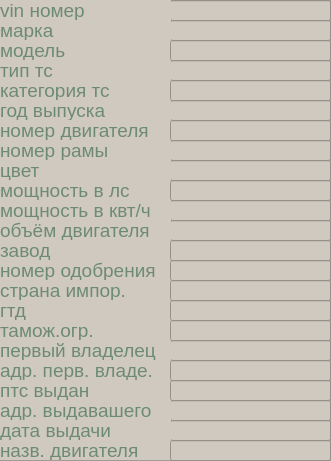
   <widget class="QFrame" name="frame_4">
    <property name="geometry">
     <rect>
      <x>390</x>
      <y>100</y>
      <width>331</width>
      <height>461</height>
     </rect>
    </property>
    <property name="styleSheet">
     <string notr="true">background-color: rgb(208, 201, 192);</string>
    </property>
    <property name="frameShape">
     <enum>QFrame::StyledPanel</enum>
    </property>
    <property name="frameShadow">
     <enum>QFrame::Raised</enum>
    </property>
    <widget class="QLineEdit" name="marka_line">
     <property name="geometry">
      <rect>
       <x>170</x>
       <y>20</y>
       <width>161</width>
       <height>21</height>
      </rect>
     </property>
     <property name="font">
      <font>
       <family>Arial</family>
       <pointsize>14</pointsize>
      </font>
     </property>
     <property name="styleSheet">
      <string notr="true">color: rgb(109, 139, 116);</string>
     </property>
    </widget>
    <widget class="QLineEdit" name="adress_of_issued_by_line">
     <property name="geometry">
      <rect>
       <x>170</x>
       <y>400</y>
       <width>161</width>
       <height>21</height>
      </rect>
     </property>
     <property name="font">
      <font>
       <family>Arial</family>
       <pointsize>14</pointsize>
      </font>
     </property>
     <property name="styleSheet">
      <string notr="true">color: rgb(109, 139, 116);</string>
     </property>
    </widget>
    <widget class="QLineEdit" name="shassi_number_line">
     <property name="geometry">
      <rect>
       <x>170</x>
       <y>140</y>
       <width>161</width>
       <height>21</height>
      </rect>
     </property>
     <property name="font">
      <font>
       <family>Arial</family>
       <pointsize>14</pointsize>
      </font>
     </property>
     <property name="styleSheet">
      <string notr="true">color: rgb(109, 139, 116);</string>
     </property>
    </widget>
    <widget class="QLabel" name="login_lable_22">
     <property name="geometry">
      <rect>
       <x>0</x>
       <y>180</y>
       <width>171</width>
       <height>20</height>
      </rect>
     </property>
     <property name="font">
      <font>
       <family>Arial</family>
       <pointsize>14</pointsize>
      </font>
     </property>
     <property name="styleSheet">
      <string notr="true">color: rgb(109, 139, 116);</string>
     </property>
     <property name="text">
      <string>мощность в лс</string>
     </property>
    </widget>
    <widget class="QLineEdit" name="year_of_isse_line">
     <property name="geometry">
      <rect>
       <x>170</x>
       <y>100</y>
       <width>161</width>
       <height>21</height>
      </rect>
     </property>
     <property name="font">
      <font>
       <family>Arial</family>
       <pointsize>14</pointsize>
      </font>
     </property>
     <property name="styleSheet">
      <string notr="true">color: rgb(109, 139, 116);</string>
     </property>
    </widget>
    <widget class="QLineEdit" name="vin_number_line">
     <property name="geometry">
      <rect>
       <x>170</x>
       <y>0</y>
       <width>161</width>
       <height>21</height>
      </rect>
     </property>
     <property name="font">
      <font>
       <family>Arial</family>
       <pointsize>14</pointsize>
      </font>
     </property>
     <property name="styleSheet">
      <string notr="true">color: rgb(109, 139, 116);</string>
     </property>
    </widget>
    <widget class="QLabel" name="login_lable_18">
     <property name="geometry">
      <rect>
       <x>0</x>
       <y>0</y>
       <width>171</width>
       <height>20</height>
      </rect>
     </property>
     <property name="font">
      <font>
       <family>Arial</family>
       <pointsize>14</pointsize>
      </font>
     </property>
     <property name="styleSheet">
      <string notr="true">color: rgb(109, 139, 116);</string>
     </property>
     <property name="text">
      <string>vin номер</string>
     </property>
    </widget>
    <widget class="QLabel" name="login_lable_32">
     <property name="geometry">
      <rect>
       <x>0</x>
       <y>240</y>
       <width>171</width>
       <height>20</height>
      </rect>
     </property>
     <property name="font">
      <font>
       <family>Arial</family>
       <pointsize>14</pointsize>
      </font>
     </property>
     <property name="styleSheet">
      <string notr="true">color: rgb(109, 139, 116);</string>
     </property>
     <property name="text">
      <string>завод</string>
     </property>
    </widget>
    <widget class="QLabel" name="login_lable_37">
     <property name="geometry">
      <rect>
       <x>0</x>
       <y>260</y>
       <width>171</width>
       <height>20</height>
      </rect>
     </property>
     <property name="font">
      <font>
       <family>Arial</family>
       <pointsize>14</pointsize>
      </font>
     </property>
     <property name="styleSheet">
      <string notr="true">color: rgb(109, 139, 116);</string>
     </property>
     <property name="text">
      <string>номер одобрения</string>
     </property>
    </widget>
    <widget class="QLineEdit" name="engine_size_line">
     <property name="geometry">
      <rect>
       <x>170</x>
       <y>220</y>
       <width>161</width>
       <height>21</height>
      </rect>
     </property>
     <property name="font">
      <font>
       <family>Arial</family>
       <pointsize>14</pointsize>
      </font>
     </property>
     <property name="styleSheet">
      <string notr="true">color: rgb(109, 139, 116);</string>
     </property>
    </widget>
    <widget class="QLabel" name="login_lable_25">
     <property name="geometry">
      <rect>
       <x>0</x>
       <y>40</y>
       <width>171</width>
       <height>20</height>
      </rect>
     </property>
     <property name="font">
      <font>
       <family>Arial</family>
       <pointsize>14</pointsize>
      </font>
     </property>
     <property name="styleSheet">
      <string notr="true">color: rgb(109, 139, 116);</string>
     </property>
     <property name="text">
      <string>модель</string>
     </property>
    </widget>
    <widget class="QLineEdit" name="color_line">
     <property name="geometry">
      <rect>
       <x>170</x>
       <y>160</y>
       <width>161</width>
       <height>21</height>
      </rect>
     </property>
     <property name="font">
      <font>
       <family>Arial</family>
       <pointsize>14</pointsize>
      </font>
     </property>
     <property name="styleSheet">
      <string notr="true">color: rgb(109, 139, 116);</string>
     </property>
    </widget>
    <widget class="QLabel" name="login_lable_35">
     <property name="geometry">
      <rect>
       <x>0</x>
       <y>300</y>
       <width>171</width>
       <height>20</height>
      </rect>
     </property>
     <property name="font">
      <font>
       <family>Arial</family>
       <pointsize>14</pointsize>
      </font>
     </property>
     <property name="styleSheet">
      <string notr="true">color: rgb(109, 139, 116);</string>
     </property>
     <property name="text">
      <string>гтд</string>
     </property>
    </widget>
    <widget class="QLabel" name="login_lable_24">
     <property name="geometry">
      <rect>
       <x>0</x>
       <y>80</y>
       <width>171</width>
       <height>20</height>
      </rect>
     </property>
     <property name="font">
      <font>
       <family>Arial</family>
       <pointsize>14</pointsize>
      </font>
     </property>
     <property name="styleSheet">
      <string notr="true">color: rgb(109, 139, 116);</string>
     </property>
     <property name="text">
      <string>категория тс</string>
     </property>
    </widget>
    <widget class="QLabel" name="login_lable_29">
     <property name="geometry">
      <rect>
       <x>0</x>
       <y>380</y>
       <width>171</width>
       <height>20</height>
      </rect>
     </property>
     <property name="font">
      <font>
       <family>Arial</family>
       <pointsize>14</pointsize>
      </font>
     </property>
     <property name="styleSheet">
      <string notr="true">color: rgb(109, 139, 116);</string>
     </property>
     <property name="text">
      <string>птс выдан</string>
     </property>
    </widget>
    <widget class="QLineEdit" name="approval_number_line">
     <property name="geometry">
      <rect>
       <x>170</x>
       <y>260</y>
       <width>161</width>
       <height>21</height>
      </rect>
     </property>
     <property name="font">
      <font>
       <family>Arial</family>
       <pointsize>14</pointsize>
      </font>
     </property>
     <property name="styleSheet">
      <string notr="true">color: rgb(109, 139, 116);</string>
     </property>
    </widget>
    <widget class="QLineEdit" name="power_horse_line">
     <property name="geometry">
      <rect>
       <x>170</x>
       <y>180</y>
       <width>161</width>
       <height>21</height>
      </rect>
     </property>
     <property name="font">
      <font>
       <family>Arial</family>
       <pointsize>14</pointsize>
      </font>
     </property>
     <property name="styleSheet">
      <string notr="true">color: rgb(109, 139, 116);</string>
     </property>
    </widget>
    <widget class="QLabel" name="login_lable_19">
     <property name="geometry">
      <rect>
       <x>0</x>
       <y>20</y>
       <width>171</width>
       <height>20</height>
      </rect>
     </property>
     <property name="font">
      <font>
       <family>Arial</family>
       <pointsize>14</pointsize>
      </font>
     </property>
     <property name="styleSheet">
      <string notr="true">color: rgb(109, 139, 116);</string>
     </property>
     <property name="text">
      <string>марка</string>
     </property>
    </widget>
    <widget class="QLineEdit" name="car_type_line">
     <property name="geometry">
      <rect>
       <x>170</x>
       <y>60</y>
       <width>161</width>
       <height>21</height>
      </rect>
     </property>
     <property name="font">
      <font>
       <family>Arial</family>
       <pointsize>14</pointsize>
      </font>
     </property>
     <property name="styleSheet">
      <string notr="true">color: rgb(109, 139, 116);</string>
     </property>
    </widget>
    <widget class="QLabel" name="login_lable_40">
     <property name="geometry">
      <rect>
       <x>0</x>
       <y>400</y>
       <width>171</width>
       <height>20</height>
      </rect>
     </property>
     <property name="font">
      <font>
       <family>Arial</family>
       <pointsize>14</pointsize>
      </font>
     </property>
     <property name="styleSheet">
      <string notr="true">color: rgb(109, 139, 116);</string>
     </property>
     <property name="text">
      <string>адр. выдавашего</string>
     </property>
    </widget>
    <widget class="QLabel" name="login_lable_34">
     <property name="geometry">
      <rect>
       <x>0</x>
       <y>320</y>
       <width>171</width>
       <height>20</height>
      </rect>
     </property>
     <property name="font">
      <font>
       <family>Arial</family>
       <pointsize>14</pointsize>
      </font>
     </property>
     <property name="styleSheet">
      <string notr="true">color: rgb(109, 139, 116);</string>
     </property>
     <property name="text">
      <string>тамож.огр.</string>
     </property>
    </widget>
    <widget class="QLineEdit" name="date_of_isse_line">
     <property name="geometry">
      <rect>
       <x>170</x>
       <y>420</y>
       <width>161</width>
       <height>21</height>
      </rect>
     </property>
     <property name="font">
      <font>
       <family>Arial</family>
       <pointsize>14</pointsize>
      </font>
     </property>
     <property name="styleSheet">
      <string notr="true">color: rgb(109, 139, 116);</string>
     </property>
    </widget>
    <widget class="QLabel" name="login_lable_39">
     <property name="geometry">
      <rect>
       <x>0</x>
       <y>420</y>
       <width>171</width>
       <height>20</height>
      </rect>
     </property>
     <property name="font">
      <font>
       <family>Arial</family>
       <pointsize>14</pointsize>
      </font>
     </property>
     <property name="styleSheet">
      <string notr="true">color: rgb(109, 139, 116);</string>
     </property>
     <property name="text">
      <string>дата выдачи</string>
     </property>
    </widget>
    <widget class="QLabel" name="login_lable_20">
     <property name="geometry">
      <rect>
       <x>0</x>
       <y>120</y>
       <width>171</width>
       <height>20</height>
      </rect>
     </property>
     <property name="font">
      <font>
       <family>Arial</family>
       <pointsize>14</pointsize>
      </font>
     </property>
     <property name="styleSheet">
      <string notr="true">color: rgb(109, 139, 116);</string>
     </property>
     <property name="text">
      <string>номер двигателя</string>
     </property>
    </widget>
    <widget class="QLineEdit" name="issued_by_line">
     <property name="geometry">
      <rect>
       <x>170</x>
       <y>380</y>
       <width>161</width>
       <height>21</height>
      </rect>
     </property>
     <property name="font">
      <font>
       <family>Arial</family>
       <pointsize>14</pointsize>
      </font>
     </property>
     <property name="styleSheet">
      <string notr="true">color: rgb(109, 139, 116);</string>
     </property>
    </widget>
    <widget class="QLabel" name="login_lable_31">
     <property name="geometry">
      <rect>
       <x>0</x>
       <y>360</y>
       <width>171</width>
       <height>20</height>
      </rect>
     </property>
     <property name="font">
      <font>
       <family>Arial</family>
       <pointsize>14</pointsize>
      </font>
     </property>
     <property name="styleSheet">
      <string notr="true">color: rgb(109, 139, 116);</string>
     </property>
     <property name="text">
      <string>адр. перв. владе.</string>
     </property>
    </widget>
    <widget class="QLineEdit" name="model_line">
     <property name="geometry">
      <rect>
       <x>170</x>
       <y>40</y>
       <width>161</width>
       <height>21</height>
      </rect>
     </property>
     <property name="font">
      <font>
       <family>Arial</family>
       <pointsize>14</pointsize>
      </font>
     </property>
     <property name="styleSheet">
      <string notr="true">color: rgb(109, 139, 116);</string>
     </property>
    </widget>
    <widget class="QLabel" name="login_lable_36">
     <property name="geometry">
      <rect>
       <x>0</x>
       <y>280</y>
       <width>171</width>
       <height>20</height>
      </rect>
     </property>
     <property name="font">
      <font>
       <family>Arial</family>
       <pointsize>14</pointsize>
      </font>
     </property>
     <property name="styleSheet">
      <string notr="true">color: rgb(109, 139, 116);</string>
     </property>
     <property name="text">
      <string>страна импор.</string>
     </property>
    </widget>
    <widget class="QLabel" name="login_lable_21">
     <property name="geometry">
      <rect>
       <x>0</x>
       <y>100</y>
       <width>171</width>
       <height>20</height>
      </rect>
     </property>
     <property name="font">
      <font>
       <family>Arial</family>
       <pointsize>14</pointsize>
      </font>
     </property>
     <property name="styleSheet">
      <string notr="true">color: rgb(109, 139, 116);</string>
     </property>
     <property name="text">
      <string>год выпуска</string>
     </property>
    </widget>
    <widget class="QLineEdit" name="country_of_import_line">
     <property name="geometry">
      <rect>
       <x>170</x>
       <y>280</y>
       <width>161</width>
       <height>21</height>
      </rect>
     </property>
     <property name="font">
      <font>
       <family>Arial</family>
       <pointsize>14</pointsize>
      </font>
     </property>
     <property name="styleSheet">
      <string notr="true">color: rgb(109, 139, 116);</string>
     </property>
    </widget>
    <widget class="QLabel" name="login_lable_27">
     <property name="geometry">
      <rect>
       <x>0</x>
       <y>140</y>
       <width>171</width>
       <height>20</height>
      </rect>
     </property>
     <property name="font">
      <font>
       <family>Arial</family>
       <pointsize>14</pointsize>
      </font>
     </property>
     <property name="styleSheet">
      <string notr="true">color: rgb(109, 139, 116);</string>
     </property>
     <property name="text">
      <string>номер рамы</string>
     </property>
    </widget>
    <widget class="QLabel" name="login_lable_26">
     <property name="geometry">
      <rect>
       <x>0</x>
       <y>160</y>
       <width>171</width>
       <height>20</height>
      </rect>
     </property>
     <property name="font">
      <font>
       <family>Arial</family>
       <pointsize>14</pointsize>
      </font>
     </property>
     <property name="styleSheet">
      <string notr="true">color: rgb(109, 139, 116);</string>
     </property>
     <property name="text">
      <string>цвет</string>
     </property>
    </widget>
    <widget class="QLineEdit" name="first_owner_line">
     <property name="geometry">
      <rect>
       <x>170</x>
       <y>340</y>
       <width>161</width>
       <height>21</height>
      </rect>
     </property>
     <property name="font">
      <font>
       <family>Arial</family>
       <pointsize>14</pointsize>
      </font>
     </property>
     <property name="styleSheet">
      <string notr="true">color: rgb(109, 139, 116);</string>
     </property>
    </widget>
    <widget class="QLineEdit" name="engine_number_line">
     <property name="geometry">
      <rect>
       <x>170</x>
       <y>120</y>
       <width>161</width>
       <height>21</height>
      </rect>
     </property>
     <property name="font">
      <font>
       <family>Arial</family>
       <pointsize>14</pointsize>
      </font>
     </property>
     <property name="styleSheet">
      <string notr="true">color: rgb(109, 139, 116);</string>
     </property>
    </widget>
    <widget class="QLineEdit" name="poewer_kwt_line">
     <property name="geometry">
      <rect>
       <x>170</x>
       <y>200</y>
       <width>161</width>
       <height>21</height>
      </rect>
     </property>
     <property name="font">
      <font>
       <family>Arial</family>
       <pointsize>14</pointsize>
      </font>
     </property>
     <property name="styleSheet">
      <string notr="true">color: rgb(109, 139, 116);</string>
     </property>
    </widget>
    <widget class="QLineEdit" name="restrictions_line">
     <property name="geometry">
      <rect>
       <x>170</x>
       <y>320</y>
       <width>161</width>
       <height>21</height>
      </rect>
     </property>
     <property name="font">
      <font>
       <family>Arial</family>
       <pointsize>14</pointsize>
      </font>
     </property>
     <property name="styleSheet">
      <string notr="true">color: rgb(109, 139, 116);</string>
     </property>
    </widget>
    <widget class="QLineEdit" name="adsress_of_first_owner_line">
     <property name="geometry">
      <rect>
       <x>170</x>
       <y>360</y>
       <width>161</width>
       <height>21</height>
      </rect>
     </property>
     <property name="font">
      <font>
       <family>Arial</family>
       <pointsize>14</pointsize>
      </font>
     </property>
     <property name="styleSheet">
      <string notr="true">color: rgb(109, 139, 116);</string>
     </property>
    </widget>
    <widget class="QLineEdit" name="category_line">
     <property name="geometry">
      <rect>
       <x>170</x>
       <y>80</y>
       <width>161</width>
       <height>21</height>
      </rect>
     </property>
     <property name="font">
      <font>
       <family>Arial</family>
       <pointsize>14</pointsize>
      </font>
     </property>
     <property name="styleSheet">
      <string notr="true">color: rgb(109, 139, 116);</string>
     </property>
    </widget>
    <widget class="QLabel" name="login_lable_30">
     <property name="geometry">
      <rect>
       <x>0</x>
       <y>220</y>
       <width>171</width>
       <height>20</height>
      </rect>
     </property>
     <property name="font">
      <font>
       <family>Arial</family>
       <pointsize>14</pointsize>
      </font>
     </property>
     <property name="styleSheet">
      <string notr="true">color: rgb(109, 139, 116);</string>
     </property>
     <property name="text">
      <string>объём двигателя</string>
     </property>
    </widget>
    <widget class="QLineEdit" name="zavod_line">
     <property name="geometry">
      <rect>
       <x>170</x>
       <y>240</y>
       <width>161</width>
       <height>21</height>
      </rect>
     </property>
     <property name="font">
      <font>
       <family>Arial</family>
       <pointsize>14</pointsize>
      </font>
     </property>
     <property name="styleSheet">
      <string notr="true">color: rgb(109, 139, 116);</string>
     </property>
    </widget>
    <widget class="QLabel" name="login_lable_33">
     <property name="geometry">
      <rect>
       <x>0</x>
       <y>340</y>
       <width>171</width>
       <height>20</height>
      </rect>
     </property>
     <property name="font">
      <font>
       <family>Arial</family>
       <pointsize>14</pointsize>
      </font>
     </property>
     <property name="styleSheet">
      <string notr="true">color: rgb(109, 139, 116);</string>
     </property>
     <property name="text">
      <string>первый владелец</string>
     </property>
    </widget>
    <widget class="QLabel" name="login_lable_38">
     <property name="geometry">
      <rect>
       <x>0</x>
       <y>200</y>
       <width>171</width>
       <height>20</height>
      </rect>
     </property>
     <property name="font">
      <font>
       <family>Arial</family>
       <pointsize>14</pointsize>
      </font>
     </property>
     <property name="styleSheet">
      <string notr="true">color: rgb(109, 139, 116);</string>
     </property>
     <property name="text">
      <string>мощность в квт/ч</string>
     </property>
    </widget>
    <widget class="QLineEdit" name="gtd_line">
     <property name="geometry">
      <rect>
       <x>170</x>
       <y>300</y>
       <width>161</width>
       <height>21</height>
      </rect>
     </property>
     <property name="font">
      <font>
       <family>Arial</family>
       <pointsize>14</pointsize>
      </font>
     </property>
     <property name="styleSheet">
      <string notr="true">color: rgb(109, 139, 116);</string>
     </property>
    </widget>
    <widget class="QLabel" name="login_lable_23">
     <property name="geometry">
      <rect>
       <x>0</x>
       <y>60</y>
       <width>171</width>
       <height>20</height>
      </rect>
     </property>
     <property name="font">
      <font>
       <family>Arial</family>
       <pointsize>14</pointsize>
      </font>
     </property>
     <property name="styleSheet">
      <string notr="true">color: rgb(109, 139, 116);</string>
     </property>
     <property name="text">
      <string>тип тс</string>
     </property>
    </widget>
    <widget class="QLabel" name="login_lable_42">
     <property name="geometry">
      <rect>
       <x>0</x>
       <y>440</y>
       <width>171</width>
       <height>20</height>
      </rect>
     </property>
     <property name="font">
      <font>
       <family>Arial</family>
       <pointsize>14</pointsize>
      </font>
     </property>
     <property name="styleSheet">
      <string notr="true">color: rgb(109, 139, 116);</string>
     </property>
     <property name="text">
      <string>назв. двигателя</string>
     </property>
    </widget>
    <widget class="QLineEdit" name="engine_name_line">
     <property name="geometry">
      <rect>
       <x>170</x>
       <y>440</y>
       <width>161</width>
       <height>21</height>
      </rect>
     </property>
     <property name="font">
      <font>
       <family>Arial</family>
       <pointsize>14</pointsize>
      </font>
     </property>
     <property name="styleSheet">
      <string notr="true">color: rgb(109, 139, 116);</string>
     </property>
    </widget>
   </widget>
